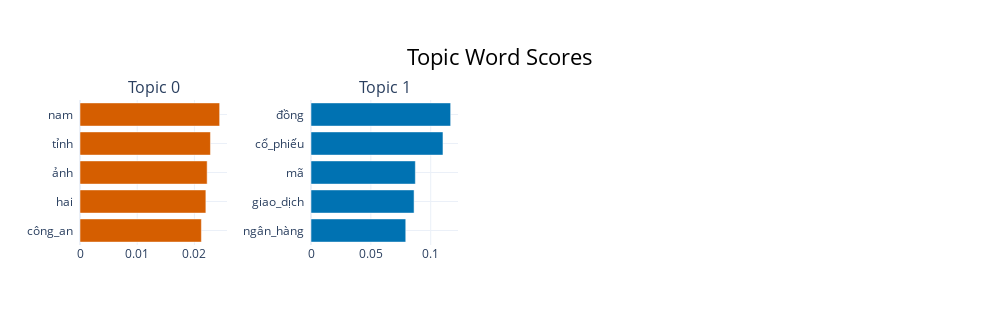

Source (notebook cell):
### Markdown cell above
### Visualize Terms
- Chúng ta có thể trực quan hóa các từ được chọn cho một số chủ đề bằng cách tạo biểu đồ cột từ điểm c-TF-IDF cho mỗi biểu đồ đại diện chủ đề. Có thể thu thập thông tin từ các điểm c-TF-IDF tương đối giữa các chủ đề và bên trong chúng. Hơn nữa, bạn có thể dễ dàng so sánh các biểu đồ đại diện chủ đề với nhau. Để trực quan hóa cấu trúc này, hãy chạy đoạn mã sau:

### Code cell
topic_model.visualize_barchart()

### Figure 1 — Plotly figure (JSON) as saved in the notebook; plotly's stock layout.template omitted (floating-point values rounded to 4 significant figures)
{"data": [{"marker": {"color": "#D55E00"}, "orientation": "h", "type": "bar", "x": [0.02122, 0.022, 0.02223, 0.0228, 0.02441], "xaxis": "x", "y": ["công_an  ", "hai  ", "ảnh  ", "tỉnh  ", "nam  "], "yaxis": "y"}, {"marker": {"color": "#0072B2"}, "orientation": "h", "type": "bar", "x": [0.07915, 0.08611, 0.08718, 0.1102, 0.1167], "xaxis": "x2", "y": ["ngân_hàng  ", "giao_dịch  ", "mã  ", "cổ_phiếu  ", "đồng  "], "yaxis": "y2"}], "layout": {"annotations": [{"font": {"size": 16}, "showarrow": false, "text": "Topic 0", "x": 0.0875, "xanchor": "center", "xref": "paper", "y": 1, "yanchor": "bottom", "yref": "paper"}, {"font": {"size": 16}, "showarrow": false, "text": "Topic 1", "x": 0.3625, "xanchor": "center", "xref": "paper", "y": 1, "yanchor": "bottom", "yref": "paper"}], "height": 325, "hoverlabel": {"bgcolor": "white", "font": {"family": "Rockwell", "size": 16}}, "showlegend": false, "title": {"font": {"color": "Black", "size": 22}, "text": "Topic Word Scores", "x": 0.5, "xanchor": "center", "yanchor": "top"}, "width": 1000, "xaxis": {"anchor": "y", "domain": [0, 0.175], "showgrid": true}, "xaxis2": {"anchor": "y2", "domain": [0.275, 0.45], "showgrid": true}, "xaxis3": {"anchor": "y3", "domain": [0.55, 0.725], "showgrid": true}, "xaxis4": {"anchor": "y4", "domain": [0.825, 1], "showgrid": true}, "yaxis": {"anchor": "x", "domain": [0, 1], "showgrid": true}, "yaxis2": {"anchor": "x2", "domain": [0, 1], "showgrid": true}, "yaxis3": {"anchor": "x3", "domain": [0, 1], "showgrid": true}, "yaxis4": {"anchor": "x4", "domain": [0, 1], "showgrid": true}}}
